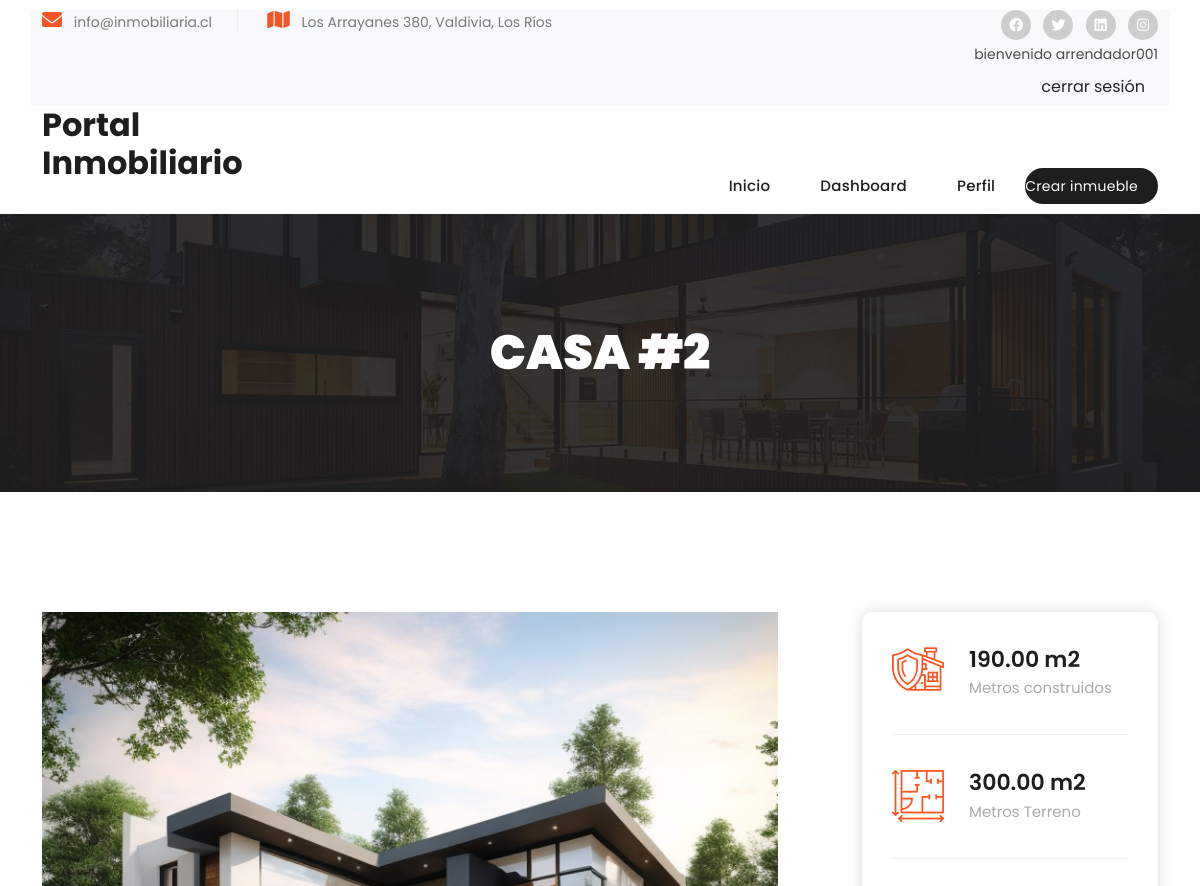
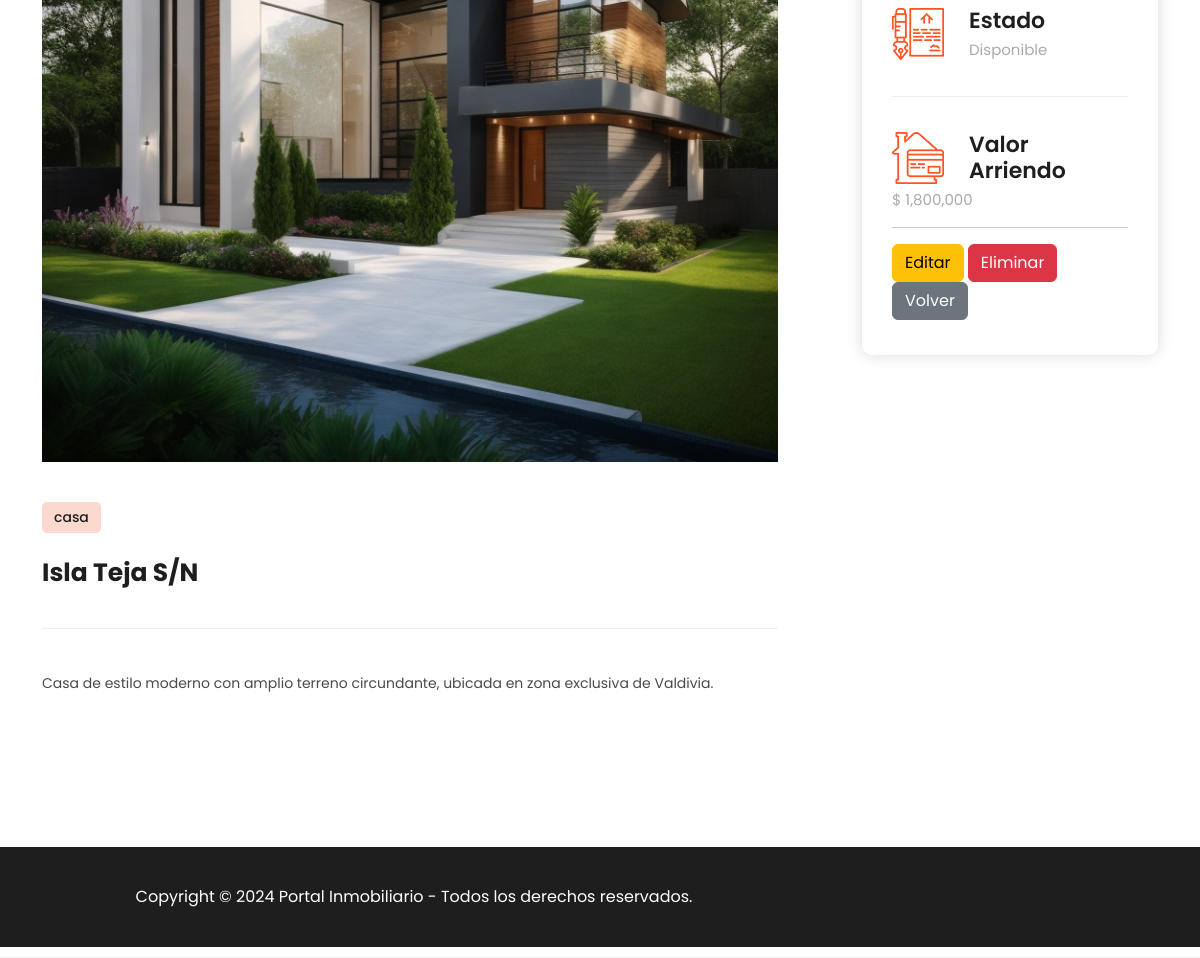
The page /inmueble/8/ (signed in) on the database its author committed (2 pictures, top to bottom).
### web/models.py (models this page shows, shortened)
class Usuario(AbstractUser):
    TIPO_USUARIO_CHOICES = [
        ('arrendatario', 'Arrendatario'),
        ('arrendador', 'Arrendador'),
    ]
    nombres = models.CharField(max_length=50)
    apellidos = models.CharField(max_length=50)
    rut = models.CharField(max_length=10, unique=True)
    direccion = models.CharField(max_length=100)
    telefono = models.CharField(max_length=13)
    tipo_usuario = models.CharField(max_length=20, choices=TIPO_USUARIO_CHOICES)
    correo_electronico = models.EmailField(unique=True, default='correo@correo.cl')

class Inmueble(models.Model):
    TIPO_INMUEBLE_CHOISES = [
        ('casa','Casa'),
        ('departamento','Departamento'),
        ('parcela','Parcela'),
    ]
    nombre=models.CharField(max_length=50)
    direccion=models.CharField(max_length=50)
    descripcion=models.CharField(max_length=250)
    imagen = models.ImageField(upload_to='',null=True, blank=True)
    precio = models.DecimalField(max_digits=10, decimal_places=0)
    comuna = models.ForeignKey(Comuna, related_name='inmuebles', on_delete=models.CASCADE)
    disponible=models.BooleanField(default=True)
    m2_construidos = models.DecimalField(max_digits=10, decimal_places=2)
    m2_terreno = models.DecimalField(max_digits=10, decimal_places=2)
    cantidad_estacionamientos = models.PositiveIntegerField()
    cantidad_habitaciones = models.PositiveIntegerField()
    cantidad_banos = models.PositiveIntegerField()
    tipo_de_inmueble=models.CharField(max_length=12, choices=TIPO_INMUEBLE_CHOISES)
    propietario = models.ForeignKey(Usuario, on_delete=models.CASCADE)

### web/views.py (the view)
# urls.py: path('inmueble/<int:id>/',detalle_inmueble , name='detalle'),
@login_required
def detalle_inmueble(request, id):
    inmueble = Inmueble.objects.get (pk=id)
    return render(request,'detalle_inmueble.html',{'inmueble':inmueble})

### web/templates/detalle_inmueble.html (shortened to what this page needs)
{% extends 'base.html' %}
{% load static %}
{% block content %}
  <div class="page-heading header-text mt-2">
    <div class="container">
      <div class="row">
        <div class="col-lg-12">
          <h3>{{inmueble.nombre}}</h3>
        </div>
      </div>
    </div>
  </div>
  <div class="single-property section">
    <div class="container">
      <div class="row">
        <div class="col-lg-8">
          <div class="main-image">
            <img src="/media/{{inmueble.imagen}}">
          </div>
          <div class="main-content">
            <span class="category">{{inmueble.tipo_de_inmueble}}</span>
            <h4>{{inmueble.direccion}}</h4>
            <p>
              {{inmueble.descripcion}}
            </p>
          </div>
        </div>
        <div class="col-lg-4">
          <div class="info-table">
            <ul>
              <li>
                <img src="{% static 'assets/images/info-icon-04.png' %}" alt="" style="max-width: 52px;">
                <h4>{{inmueble.m2_construidos}} m2<br><span>Metros construidos</span></h4>
              </li>
              <li>
                <img src="{% static 'assets/images/info-icon-01.png' %}" alt="" style="max-width: 52px;">
                <h4>{{inmueble.m2_terreno}} m2<br><span>Metros Terreno</span></h4>
              </li>
              <li>
                <img src="{% static 'assets/images/info-icon-02.png' %}" alt="" style="max-width: 52px;">
                <h4>Estado<br><span>Disponible</span></h4>
              </li>
              <li>
                <img src="{% static 'assets/images/info-icon-03.png' %}" alt="" style="max-width: 52px;">
                <h4>Valor Arriendo<br><span>$ {{inmueble.precio|floatformat:'-3g'}}</span></h4>
              </li>
            </ul>
            {% if user.tipo_usuario == 'arrendador' %}
              <hr>
              <a class="btn btn-warning" href="{% url 'editar_inmueble' inmueble.id %}">Editar</a>
              <a class="btn btn-danger" href="{% url 'eliminar_inmueble' inmueble.id %}" onclick="return confirm('¿quieres eliminar?');">Eliminar</a>
              <a class="btn btn-secondary" href="{% url 'dashboard' %}">Volver</a>
            {% endif %}
          </div>
        </div>
      </div>
    </div>
  </div>
{% endblock %}

### web/templates/includes/header.html (shortened to what this page needs)
{% load static %}
  <div class="sub-header">
    <div class="container bg-light">
      <div class="row">
        <div class="col-lg-6 col-md-6">
        <ul class="info">
        <li><i class="fa fa-envelope"></i> info@inmobiliaria.cl</li>
        <li><i class="fa fa-map"></i> Los Arrayanes 380, Valdivia, Los Ríos</li>
        </ul>
      </div>
      <div class="col-lg-6 col-md-6">
        <ul class="social-links">
          <li><a href="#"><i class="fab fa-facebook"></i></a></li>
          <li><a href="https://x.com/minthu" target="_blank"><i class="fab fa-twitter"></i></a></li>
          <li><a href="#"><i class="fab fa-linkedin"></i></a></li>
          <li><a href="#"><i class="fab fa-instagram"></i></a></li>
            {% if user.is_authenticated %}
            <p>bienvenido {{ user.username }}</p>
            <form action="{% url 'logout' %}" method="post">
              <button data-mdb-ripple-init type="submit" class="btn btn-outline">
                cerrar sesión
              </button>
            </form>
            {% else %}
            <a class="nav-link" href="{% url 'login' %}">Iniciar sesión</a>
            <a class="nav-link" href="{% url 'registro_usuario' %}">Registro</a>
            {% endif %}
        </ul>
      </div>
    </div>
  </div>
<header class="header-area header-sticky">
  <div class="container">
    <div class="row">
      <div class="col-12">
        <nav class="main-nav">
          <a href="{% url 'home' %}" class="logo">
            <h2>Portal Inmobiliario</h2>
          </a>
          <ul class="nav">
            <li><a class="nav-link d-inline" href="{% url 'home' %}">Inicio</a></li>
            {% if user.is_authenticated %}
            <li><a class="nav-link d-inline" href="{% url 'dashboard' %}">Dashboard</a></li>
            <li><a class="nav-link d-inline" href="{% url 'actualizar_usuario' %}">Perfil</a></li>
            {% endif %}
            {% if user.is_authenticated and user.tipo_usuario == 'arrendador' %}
              <li><a class="nav-link d-inline" href="{% url 'alta_inmueble' %}">Crear inmueble</a></li>
            {% endif %}
          </ul>
        </nav>
      </div>
    </div>
  </div>
</header>

### rows shown on the page
Usuario: username "arrendador001"
Inmueble: nombre "CASA #2", imagen (picture), tipo_de_inmueble "casa", direccion "Isla Teja S/N", descripcion "Casa de estilo moderno con amplio terreno circundante, ubicada en zona exclusiva de Valdivia.", m2_construidos "190.00", m2_terreno "300.00", precio "1,800,000"
